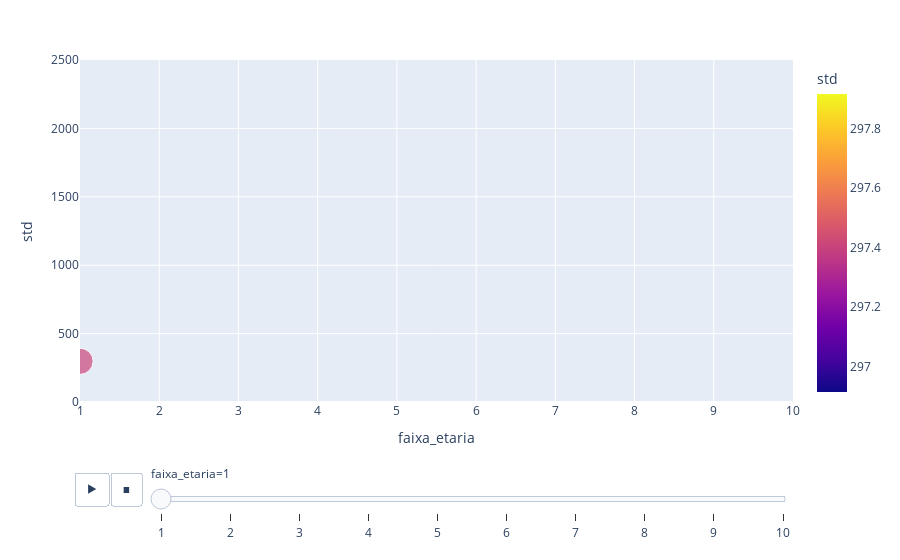

Notebook cell for this chart:
### Code cell
#Evolução em relação a faixa-etaria
fig = px.scatter(resultado, x="faixa_etaria", y="std", animation_frame="faixa_etaria",
           size="media", color="std",
           log_x=False, size_max=45,range_x=[1,10], range_y=[0,2500])

fig.show()

### Figure 1 — Plotly figure (JSON) as saved in the notebook; plotly's stock layout.template omitted (floating-point values rounded to 4 significant figures)
{"data": [{"hovertemplate": "faixa_etaria=%{x}<br>std=%{marker.color}<br>media=%{marker.size}<extra></extra>", "legendgroup": "", "marker": {"color": [297.4], "coloraxis": "coloraxis", "size": [398.9], "sizemode": "area", "sizeref": 1.161, "symbol": "circle"}, "mode": "markers", "name": "", "orientation": "v", "showlegend": false, "type": "scatter", "x": [1], "xaxis": "x", "y": [297.4], "yaxis": "y"}], "layout": {"coloraxis": {"colorbar": {"title": {"text": "std"}}, "colorscale": [[0, "#0d0887"], [0.1111, "#46039f"], [0.2222, "#7201a8"], [0.3333, "#9c179e"], [0.4444, "#bd3786"], [0.5556, "#d8576b"], [0.6667, "#ed7953"], [0.7778, "#fb9f3a"], [0.8889, "#fdca26"], [1, "#f0f921"]]}, "legend": {"itemsizing": "constant", "tracegroupgap": 0}, "margin": {"t": 60}, "sliders": [{"active": 0, "currentvalue": {"prefix": "faixa_etaria="}, "len": 0.9, "pad": {"b": 10, "t": 60}, "steps": [{"args": [["1"], {"frame": {"duration": 0, "redraw": false}, "fromcurrent": true, "mode": "immediate", "transition": {"duration": 0, "easing": "linear"}}], "label": "1", "method": "animate"}, {"args": [["2"], {"frame": {"duration": 0, "redraw": false}, "fromcurrent": true, "mode": "immediate", "transition": {"duration": 0, "easing": "linear"}}], "label": "2", "method": "animate"}, {"args": [["3"], {"frame": {"duration": 0, "redraw": false}, "fromcurrent": true, "mode": "immediate", "transition": {"duration": 0, "easing": "linear"}}], "label": "3", "method": "animate"}, {"args": [["4"], {"frame": {"duration": 0, "redraw": false}, "fromcurrent": true, "mode": "immediate", "transition": {"duration": 0, "easing": "linear"}}], "label": "4", "method": "animate"}, {"args": [["5"], {"frame": {"duration": 0, "redraw": false}, "fromcurrent": true, "mode": "immediate", "transition": {"duration": 0, "easing": "linear"}}], "label": "5", "method": "animate"}, {"args": [["6"], {"frame": {"duration": 0, "redraw": false}, "fromcurrent": true, "mode": "immediate", "transition": {"duration": 0, "easing": "linear"}}], "label": "6", "method": "animate"}, {"args": [["7"], {"frame": {"duration": 0, "redraw": false}, "fromcurrent": true, "mode": "immediate", "transition": {"duration": 0, "easing": "linear"}}], "label": "7", "method": "animate"}, {"args": [["8"], {"frame": {"duration": 0, "redraw": false}, "fromcurrent": true, "mode": "immediate", "transition": {"duration": 0, "easing": "linear"}}], "label": "8", "method": "animate"}, {"args": [["9"], {"frame": {"duration": 0, "redraw": false}, "fromcurrent": true, "mode": "immediate", "transition": {"duration": 0, "easing": "linear"}}], "label": "9", "method": "animate"}, {"args": [["10"], {"frame": {"duration": 0, "redraw": false}, "fromcurrent": true, "mode": "immediate", "transition": {"duration": 0, "easing": "linear"}}], "label": "10", "method": "animate"}], "x": 0.1, "xanchor": "left", "y": 0, "yanchor": "top"}], "updatemenus": [{"buttons": [{"args": [null, {"frame": {"duration": 500, "redraw": false}, "fromcurrent": true, "mode": "immediate", "transition": {"duration": 500, "easing": "linear"}}], "label": "&#9654;", "method": "animate"}, {"args": [[null], {"frame": {"duration": 0, "redraw": false}, "fromcurrent": true, "mode": "immediate", "transition": {"duration": 0, "easing": "linear"}}], "label": "&#9724;", "method": "animate"}], "direction": "left", "pad": {"r": 10, "t": 70}, "showactive": false, "type": "buttons", "x": 0.1, "xanchor": "right", "y": 0, "yanchor": "top"}], "xaxis": {"anchor": "y", "categoryarray": [1, 2, 3, 4, 5, 6, 7, 8, 9, 10], "categoryorder": "array", "domain": [0, 1], "range": [1, 10], "title": {"text": "faixa_etaria"}}, "yaxis": {"anchor": "x", "domain": [0, 1], "range": [0, 2500], "title": {"text": "std"}}}}
